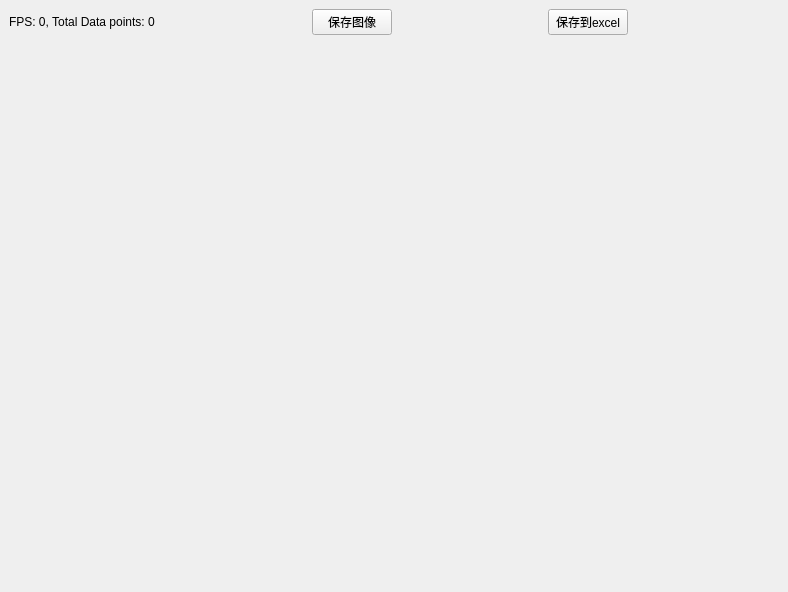
<?xml version="1.0" encoding="UTF-8"?>
<ui version="4.0">
 <class>PlotViewDockWidget</class>
 <widget class="QDockWidget" name="PlotViewDockWidget">
  <property name="geometry">
   <rect>
    <x>0</x>
    <y>0</y>
    <width>788</width>
    <height>592</height>
   </rect>
  </property>
  <property name="minimumSize">
   <size>
    <width>414</width>
    <height>300</height>
   </size>
  </property>
  <property name="windowTitle">
   <string>实时图表</string>
  </property>
  <widget class="QWidget" name="dockWidgetContents">
   <layout class="QGridLayout" name="gridLayout">
    <item row="0" column="0">
     <layout class="QHBoxLayout" name="horizontalLayout">
      <item>
       <widget class="QLabel" name="labFps">
        <property name="text">
         <string>FPS: 0, Total Data points: 0</string>
        </property>
       </widget>
      </item>
      <item>
       <spacer name="horizontalSpacer_3">
        <property name="orientation">
         <enum>Qt::Horizontal</enum>
        </property>
        <property name="sizeHint" stdset="0">
         <size>
          <width>348</width>
          <height>17</height>
         </size>
        </property>
       </spacer>
      </item>
      <item>
       <widget class="QPushButton" name="btnSave">
        <property name="text">
         <string>保存图像</string>
        </property>
       </widget>
      </item>
      <item>
       <spacer name="horizontalSpacer">
        <property name="orientation">
         <enum>Qt::Horizontal</enum>
        </property>
        <property name="sizeHint" stdset="0">
         <size>
          <width>348</width>
          <height>17</height>
         </size>
        </property>
       </spacer>
      </item>
      <item>
       <widget class="QPushButton" name="btnExcel">
        <property name="text">
         <string>保存到excel</string>
        </property>
       </widget>
      </item>
      <item>
       <spacer name="horizontalSpacer_4">
        <property name="orientation">
         <enum>Qt::Horizontal</enum>
        </property>
        <property name="sizeHint" stdset="0">
         <size>
          <width>348</width>
          <height>17</height>
         </size>
        </property>
       </spacer>
      </item>
      <item>
       <spacer name="horizontalSpacer_2">
        <property name="orientation">
         <enum>Qt::Horizontal</enum>
        </property>
        <property name="sizeHint" stdset="0">
         <size>
          <width>138</width>
          <height>17</height>
         </size>
        </property>
       </spacer>
      </item>
     </layout>
    </item>
    <item row="1" column="0">
     <widget class="QCustomPlot" name="plot" native="true"/>
    </item>
   </layout>
  </widget>
 </widget>
 <customwidgets>
  <customwidget>
   <class>QCustomPlot</class>
   <extends>QWidget</extends>
   <header>qcustomplot.h</header>
   <container>1</container>
  </customwidget>
 </customwidgets>
 <resources/>
 <connections/>
</ui>
